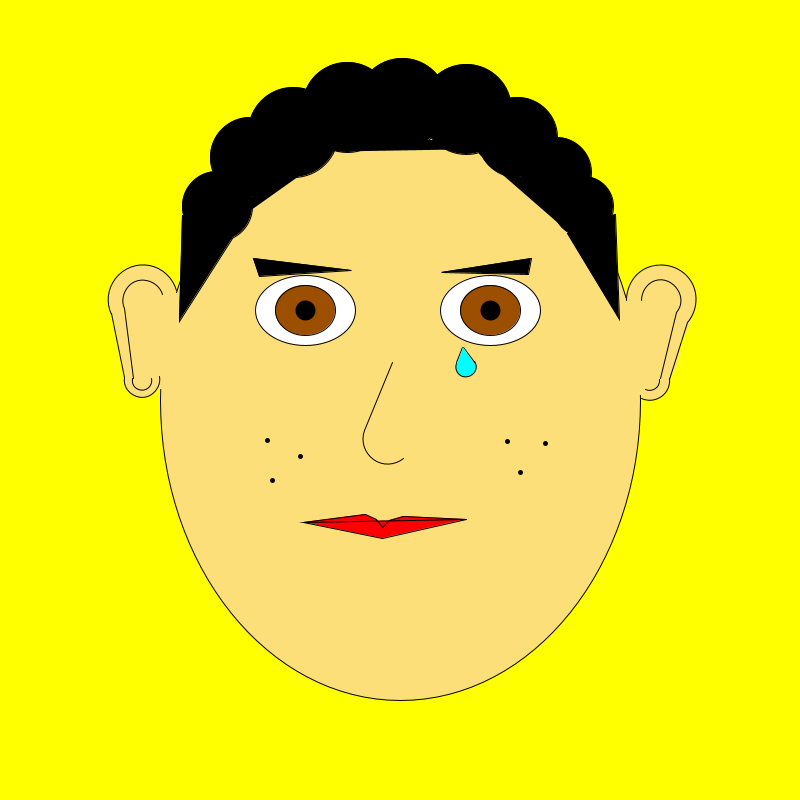
Frame 1 (no input)
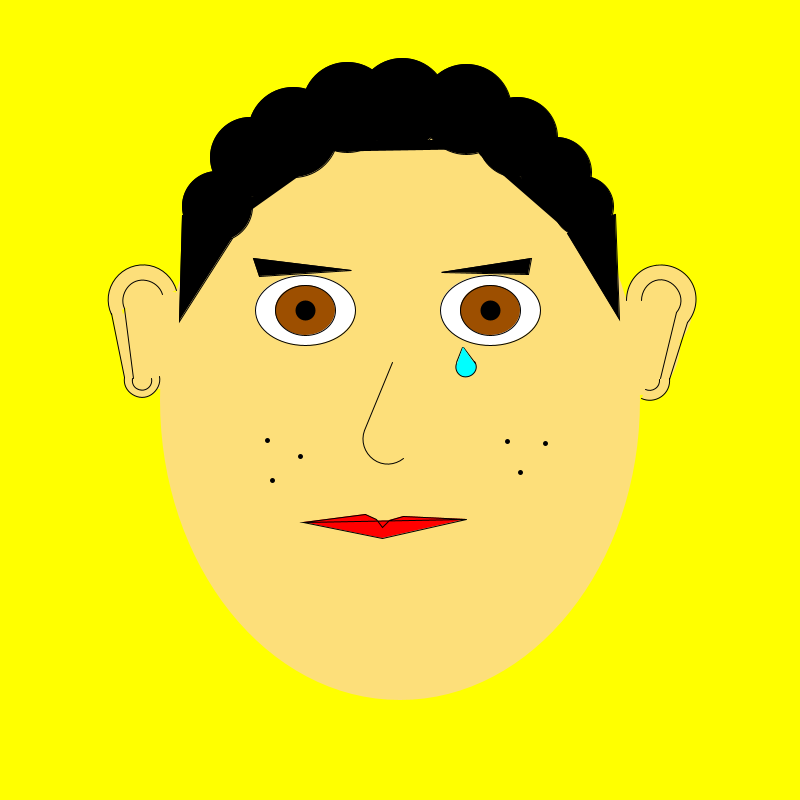
Frame 60 (the mouse pressed at the canvas centre just before this capture)
Frame 120 (the mouse held since frame 60 and released just before this capture): identical to frame 60, image omitted

The Processing sketch that drew these frames (run headless with seeded random() and noise(); from frame 60 on, the mouse is pressed at the canvas centre):

// Processing sketch: processing_168659
// ── processing_168659.pde

void setup(){
  size(800,800);
}
void draw(){
  println(mouseX+","+mouseY);
  background(255,255,0);
  fill(253,223,122);
  ellipse(400, 400, 480, 600 );
  strokeWeight(10);
  stroke(253,223,122);
  line(117,312, 129,378);
  strokeWeight(1);
  noStroke();
  ellipse(640,345, 80,100);
  ellipse(667,310, 50,70);
  ellipse(160,339,85,100);
  line(118,309, 129,377);
  stroke(0);
  //oreja derecha
  arc(661, 300, 70, 70, -PI, 0.7);
  arc(661, 300, 40, 40, -PI, 0.7);
  arc(650, 380, 40, 40, -0.1,2);
  arc(650, 380, 20, 20, -0.1,2);
  line(687,322, 669,379);
  line(676,312, 660,378);
  fill(253,223,122);
  //oreja izquierda
  arc(143, 300, 70, 70, 2.7 ,6);
  arc(143, 300, 40, 40, 2.7 ,6);
  arc(142, 380 ,35, 35 , -0.2, 3.3);
  arc(142, 380 ,20, 20 , -0.2, 3.3);
  line(111,313, 124,377);
  line(124,308, 133,378);
 //ojo derecho
 fill(255);
 ellipse(490,310, 100, 70);
 noFill();
 fill(157, 79, 0);
 ellipse(490, 310 , 60, 50);
 strokeWeight(20);
 point(490, 310);
 strokeWeight(1);
 //ojo izquierdo
 fill(255);
 ellipse(305,310, 100, 70);
 noFill();
 fill(157, 79, 0);
 ellipse(305,310, 60 ,50);
 strokeWeight(20);
 point(305, 310);
 strokeWeight(1);
 
 //cejas
 fill(0);
 triangle(531,258, 441,272, 528, 274);
 triangle(253,258, 351,270, 259, 276);
 noFill();
 
 //pelo!!
 fill(0);
 ellipse(217,206, 70,70);
 ellipse(250,157, 80,80);
 ellipse(293,132, 90,90);
 ellipse(347,107, 90,90);
 ellipse(402, 103, 90,90);
 ellipse(466,109,90,90);
 ellipse(517,137, 80,80);
 ellipse(556,172, 70,70);
 ellipse(583,206, 60,60);
 triangle(232,238, 179,321, 182,215);
 triangle(567,233, 619,319, 615,214);
 strokeWeight(10);
 line(247,206, 340,140);
 line(568,225, 483,151);
 line(337,146, 456,144);
 stroke(157,79,0);
 strokeWeight(1);
 noFill();
 
 //nariz
 stroke(0);
 line(392,362, 364,430);
 arc(388,439 ,50,50, 0.9,3.5);
 
 //boca
fill(255,0,0);
beginShape();
vertex(303,522);
vertex(365,514);
vertex(365,514);
vertex(376,519);
vertex(376,519);
vertex(382,527);
vertex(382,527);
vertex(389,520);
vertex(389,520);
vertex(403,516);
vertex(403,516);
vertex(466,519);
vertex(303,522);
vertex(382,538);
vertex(382,538);
vertex(466,519);
endShape();
noFill();

//pecas
strokeWeight(5);
point(507,441);
point(520,472);
point(545,443);
point(272,480);
point(300,456);
point(267,440);
strokeWeight(1);
 
//lagrimas
fill(0,255,255);
arc(466,367, 20,20, -0.6,3.5);
line(456,362, 462,347);
line(463,347, 475,363);
noStroke();
triangle(457,364, 463,347, 474,363);
ellipse(465,366, 15,20);
   
}
